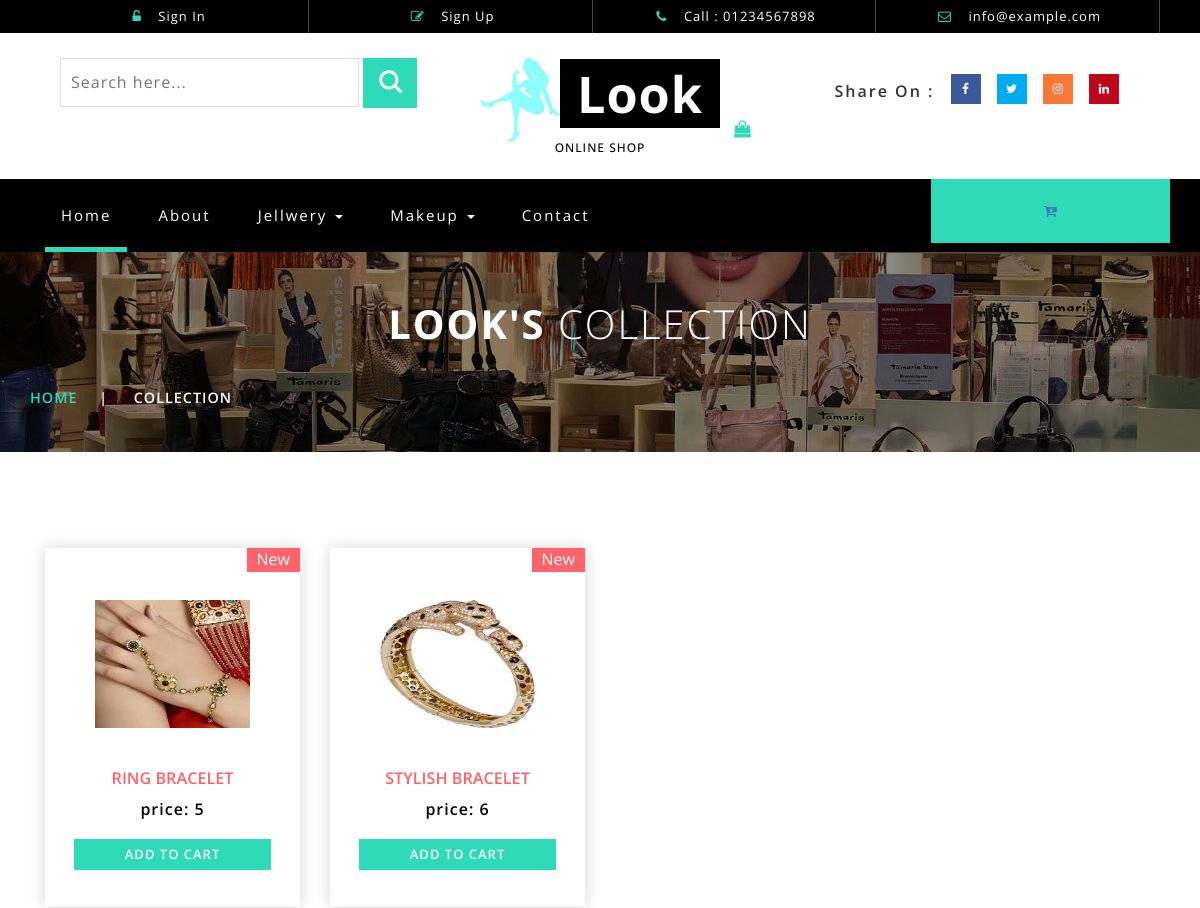
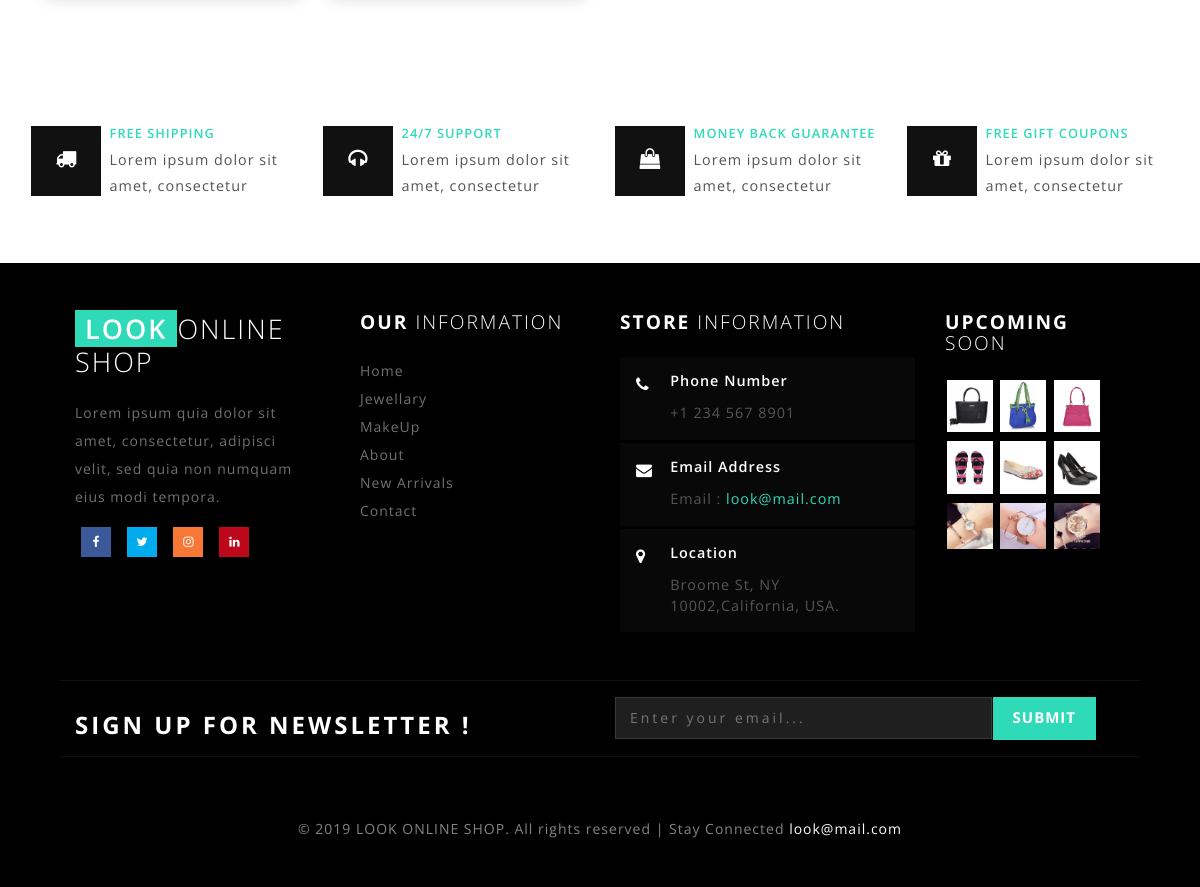
The app's page /LOOK_Online_Shop/collection.php?ID=1 with its own data (2 pictures, top to bottom).
### tables this page shows
CREATE TABLE `category` (
  `ID` int(11) NOT NULL,
  `NAME` varchar(50) DEFAULT NULL,
  `deleted` tinyint(1) UNSIGNED NOT NULL DEFAULT 0
);

CREATE TABLE `products` (
  `PRO_ID` int(11) NOT NULL,
  `PRO_NAME` varchar(50) NOT NULL,
  `PRO_PRICE` float NOT NULL,
  `PRO_IMAGE` varchar(150) NOT NULL,
  `SUB_C_ID` int(11) NOT NULL,
  `deleted` tinyint(3) UNSIGNED NOT NULL DEFAULT 0
);

### LOOK_Online_Shop/collection.php (the view, shortened to what this page needs)
<?php include_once("navbar.php") ?>
<?php include_once("connection.php") ?>
<?php
$sub_Id=$_GET['ID'];
$sql="SELECT * FROM products where SUB_C_ID=$sub_Id";
$result=$con->query($sql);
?>
<div class="page-head_agile_info_w3l">
		<div class="container">
			<h3>LOOK'S <span>COLLECTION  </span></h3>
				 <div class="services-breadcrumb">
						<div class="agile_inner_breadcrumb">
						   <ul class="w3_short">
								<li><a href="index.php">Home</a><i>|</i></li>
								<li>COLLECTION</li>
							</ul>
						 </div>
				</div>
	</div>
</div>
<div class="banner-bootom-w3-agileits">
	<div class="container">
		<?php foreach($result as $row){?>
			<div class="col-md-3 product-men">
								<div class="men-pro-item simpleCart_shelfItem">
									<div class="men-thumb-item">
										<img src="<?php echo $row["PRO_IMAGE"]?>" style="width:100%;height:200px;" alt="" class="pro-image-front">
											<span class="product-new-top">New</span>
									</div>
									<div class="item-info-product ">
										<h4><a href="single.php"><?php echo $row["PRO_NAME"]?></a></h4>
										<div class="info-product-price">
											<span class="item_price">price: <?php echo $row["PRO_PRICE"]; ?></span>
										</div>
										<div class="snipcart-details top_brand_home_details item_add single-item hvr-outline-out button2">
															<form action="cart.php?action=add&ID=<?php echo $row["PRO_ID"]; ?>" method="post">
																<fieldset>
																	<input type="submit" name="submit" value="Add to cart" class="button" />
																</fieldset>
															</form>
										</div>
									</div>
								</div>
			</div>
		<?php } ?>
	</div>
</div>
<?php include_once("footer.php") ?>

### LOOK_Online_Shop/navbar.php (shortened to what this page needs)
<?php include_once("connection.php") ?>
<?php
$sql="SELECT * FROM category";
$result=$con->query($sql);
?>
<!DOCTYPE html>
<html>
<head>
<link href="css/bootstrap.css" rel="stylesheet" type="text/css" media="all" />
<link href="css/style.css" rel="stylesheet" type="text/css" media="all" />
<link href="css/font-awesome.css" rel="stylesheet">
<link href="css/easy-responsive-tabs.css" rel='stylesheet' type='text/css'/>
</head>
<body>
	<div class="header" id="home">
	<div class="container">
		<ul>
		<?php if(isset($_SESSION['username'])){ ?>
		<form action="index.php" method="post">
		    <li> <button type="submit" name="lbtn"><i class="fa fa-unlock-alt"  aria-hidden="true"></i> Log Out </button></li>
			<li> <a href="#"><i class="fa fa-pencil-square-o" aria-hidden="true"></i> My Account </a></li>
			</form>
		<?php }else{?>
		    <li> <a href="#" data-toggle="modal" data-target="#myModal"><i class="fa fa-unlock-alt" aria-hidden="true"></i> Sign In </a></li>
			<li> <a href="#" data-toggle="modal" data-target="#myModal2"><i class="fa fa-pencil-square-o" aria-hidden="true"></i> Sign Up </a></li>
		<?php } ?>
			<li><i class="fa fa-phone" aria-hidden="true"></i> Call : 01234567898</li>
			<li><i class="fa fa-envelope-o" aria-hidden="true"></i> <a href="mailto:info@example.com">info@example.com</a></li>
		</ul>
	</div>
</div>
<div class="header-bot">
	<div class="header-bot_inner_wthreeinfo_header_mid">
		<div class="col-md-4 header-middle">
			<form action="#" method="post">
					<input type="search" name="search" placeholder="Search here..." required>
					<input type="submit" value=" ">
			</form>
		</div>
			<div class="col-md-4 logo_agile">
				<h1><a href="index.php"><img src="images/logo.png" class="logo_agile" alt=""><span>Look</span><h6>ONLINE SHOP</h6><i class="fa fa-shopping-bag top_logo_agile_bag" aria-hidden="true"></i></a></h1>
			</div>
		<div class="col-md-4 agileits-social top_content">
						<ul class="social-nav model-3d-0 footer-social w3_agile_social">
						                                   <li class="share">Share On : </li>
															<li><a href="https://www.facebook.com/" class="facebook">
																  <div class="front"><i class="fa fa-facebook" aria-hidden="true"></i></div>
																  <div class="back"><i class="fa fa-facebook" aria-hidden="true"></i></div></a></li>
															<li><a href="https://twitter.com/" class="twitter">
																  <div class="front"><i class="fa fa-twitter" aria-hidden="true"></i></div>
																  <div class="back"><i class="fa fa-twitter" aria-hidden="true"></i></div></a></li>
															<li><a href="https://www.instagram.com/" class="instagram">
																  <div class="front"><i class="fa fa-instagram" aria-hidden="true"></i></div>
																  <div class="back"><i class="fa fa-instagram" aria-hidden="true"></i></div></a></li>
															<li><a href="https://www.pinterest.com/" class="pinterest">
																  <div class="front"><i class="fa fa-linkedin" aria-hidden="true"></i></div>
																  <div class="back"><i class="fa fa-linkedin" aria-hidden="true"></i></div></a></li>
														</ul>
		</div>
	</div>
</div>
<div class="ban-top">
	<div class="container">
		<div class="top_nav_left">
			<nav class="navbar navbar-default">
			  <div class="container-fluid">
				<div class="collapse navbar-collapse menu--shylock" id="bs-example-navbar-collapse-1">
				  <ul class="nav navbar-nav menu__list">
					<li class="active menu__item menu__item--current"><a class="menu__link" href="index.php">Home <span class="sr-only">(current)</span></a></li>
					<li class=" menu__item"><a class="menu__link" href="about.php">About</a></li>
					<?php foreach($result as $row){?>
					 <li class="dropdown menu__item">
						<a href="#" class="dropdown-toggle menu__link" data-toggle="dropdown" role="button" aria-haspopup="true" aria-expanded="false"><?php echo $row["NAME"]?> <span class="caret"></span></a>
							<?php  } ?>
					</li>
					<li class=" menu__item"><a class="menu__link" href="contact.php">Contact</a></li>
				  </ul>
				</div>
			  </div>
			</nav>
		</div>
		<div class="top_nav_right">
			<div class="wthreecartaits wthreecartaits2 cart cart box_1">
						<a class="w3view-cart btn" href="cart.php"><i class="fa fa-cart-arrow-down" aria-hidden="true"></i></a>
						</div>
		</div>
		<div class="clearfix"></div>
	</div>
</div>

### LOOK_Online_Shop/css/easy-responsive-tabs.css (style rules this page uses)
body { margin: 0px; padding: 0px; }

### LOOK_Online_Shop/navbar.php (style rules this page uses)
.ban-top ul li { float:left; }

### records on screen
category: NAME "Jellwery"
category: NAME "Makeup"
products: PRO_IMAGE (picture), PRO_NAME "RING BRACELET", PRO_PRICE "5"
products: PRO_IMAGE (picture), PRO_NAME "STYLISH BRACELET", PRO_PRICE "6"
